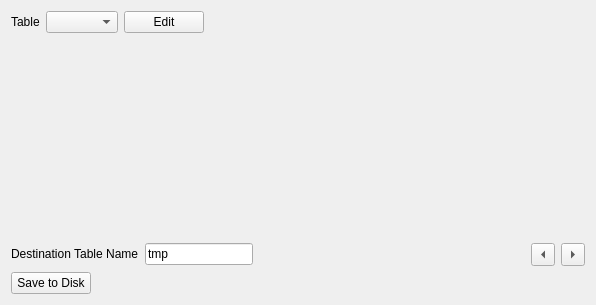
<?xml version="1.0" encoding="UTF-8"?>
<ui version="4.0">
 <class>Form</class>
 <widget class="QWidget" name="Form">
  <property name="geometry">
   <rect>
    <x>0</x>
    <y>0</y>
    <width>596</width>
    <height>305</height>
   </rect>
  </property>
  <property name="windowTitle">
   <string>Form</string>
  </property>
  <layout class="QGridLayout" name="gridLayout">
   <item row="0" column="0">
    <layout class="QVBoxLayout" name="verticalLayout_6">
     <item>
      <layout class="QHBoxLayout" name="horizontalLayout_7">
       <item>
        <widget class="QLabel" name="label_12">
         <property name="sizePolicy">
          <sizepolicy hsizetype="Maximum" vsizetype="Maximum">
           <horstretch>0</horstretch>
           <verstretch>0</verstretch>
          </sizepolicy>
         </property>
         <property name="font">
          <font>
           <pointsize>9</pointsize>
          </font>
         </property>
         <property name="text">
          <string>Table</string>
         </property>
        </widget>
       </item>
       <item>
        <widget class="QComboBox" name="table_name">
         <property name="sizePolicy">
          <sizepolicy hsizetype="Minimum" vsizetype="Fixed">
           <horstretch>0</horstretch>
           <verstretch>0</verstretch>
          </sizepolicy>
         </property>
         <property name="font">
          <font>
           <pointsize>9</pointsize>
          </font>
         </property>
        </widget>
       </item>
       <item>
        <widget class="QPushButton" name="edit_button">
         <property name="sizePolicy">
          <sizepolicy hsizetype="Maximum" vsizetype="Fixed">
           <horstretch>0</horstretch>
           <verstretch>0</verstretch>
          </sizepolicy>
         </property>
         <property name="font">
          <font>
           <pointsize>9</pointsize>
          </font>
         </property>
         <property name="text">
          <string>Edit</string>
         </property>
        </widget>
       </item>
       <item>
        <spacer name="horizontalSpacer_6">
         <property name="orientation">
          <enum>Qt::Horizontal</enum>
         </property>
         <property name="sizeHint" stdset="0">
          <size>
           <width>40</width>
           <height>20</height>
          </size>
         </property>
        </spacer>
       </item>
      </layout>
     </item>
     <item>
      <widget class="QWidget" name="table_container" native="true">
       <property name="sizePolicy">
        <sizepolicy hsizetype="Minimum" vsizetype="Minimum">
         <horstretch>0</horstretch>
         <verstretch>0</verstretch>
        </sizepolicy>
       </property>
       <property name="minimumSize">
        <size>
         <width>0</width>
         <height>100</height>
        </size>
       </property>
      </widget>
     </item>
     <item>
      <layout class="QVBoxLayout" name="verticalLayout_3">
       <property name="sizeConstraint">
        <enum>QLayout::SetDefaultConstraint</enum>
       </property>
       <item>
        <layout class="QHBoxLayout" name="horizontalLayout_10">
         <property name="sizeConstraint">
          <enum>QLayout::SetDefaultConstraint</enum>
         </property>
         <item>
          <widget class="QLabel" name="label_8">
           <property name="sizePolicy">
            <sizepolicy hsizetype="Maximum" vsizetype="Maximum">
             <horstretch>0</horstretch>
             <verstretch>0</verstretch>
            </sizepolicy>
           </property>
           <property name="font">
            <font>
             <pointsize>9</pointsize>
            </font>
           </property>
           <property name="text">
            <string>Destination Table Name</string>
           </property>
          </widget>
         </item>
         <item>
          <widget class="QLineEdit" name="output_name">
           <property name="sizePolicy">
            <sizepolicy hsizetype="Maximum" vsizetype="Fixed">
             <horstretch>0</horstretch>
             <verstretch>0</verstretch>
            </sizepolicy>
           </property>
           <property name="minimumSize">
            <size>
             <width>100</width>
             <height>0</height>
            </size>
           </property>
           <property name="font">
            <font>
             <pointsize>9</pointsize>
            </font>
           </property>
           <property name="text">
            <string>tmp</string>
           </property>
          </widget>
         </item>
         <item>
          <spacer name="horizontalSpacer_7">
           <property name="orientation">
            <enum>Qt::Horizontal</enum>
           </property>
           <property name="sizeType">
            <enum>QSizePolicy::MinimumExpanding</enum>
           </property>
           <property name="sizeHint" stdset="0">
            <size>
             <width>40</width>
             <height>20</height>
            </size>
           </property>
          </spacer>
         </item>
         <item>
          <widget class="QToolButton" name="back_button">
           <property name="text">
            <string>...</string>
           </property>
           <property name="arrowType">
            <enum>Qt::LeftArrow</enum>
           </property>
          </widget>
         </item>
         <item>
          <widget class="QToolButton" name="next_button">
           <property name="text">
            <string>...</string>
           </property>
           <property name="arrowType">
            <enum>Qt::RightArrow</enum>
           </property>
          </widget>
         </item>
        </layout>
       </item>
       <item>
        <layout class="QHBoxLayout" name="horizontalLayout">
         <item>
          <widget class="QPushButton" name="save_button">
           <property name="sizePolicy">
            <sizepolicy hsizetype="Fixed" vsizetype="Fixed">
             <horstretch>0</horstretch>
             <verstretch>0</verstretch>
            </sizepolicy>
           </property>
           <property name="font">
            <font>
             <pointsize>9</pointsize>
            </font>
           </property>
           <property name="text">
            <string>Save to Disk</string>
           </property>
          </widget>
         </item>
         <item>
          <spacer name="horizontalSpacer_4">
           <property name="orientation">
            <enum>Qt::Horizontal</enum>
           </property>
           <property name="sizeHint" stdset="0">
            <size>
             <width>40</width>
             <height>20</height>
            </size>
           </property>
          </spacer>
         </item>
        </layout>
       </item>
      </layout>
     </item>
    </layout>
   </item>
  </layout>
 </widget>
 <resources/>
 <connections/>
</ui>
